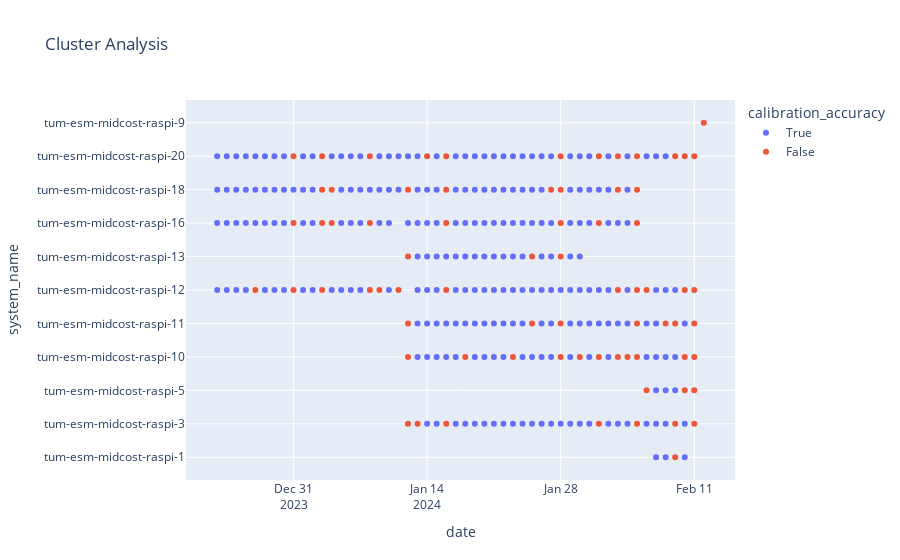
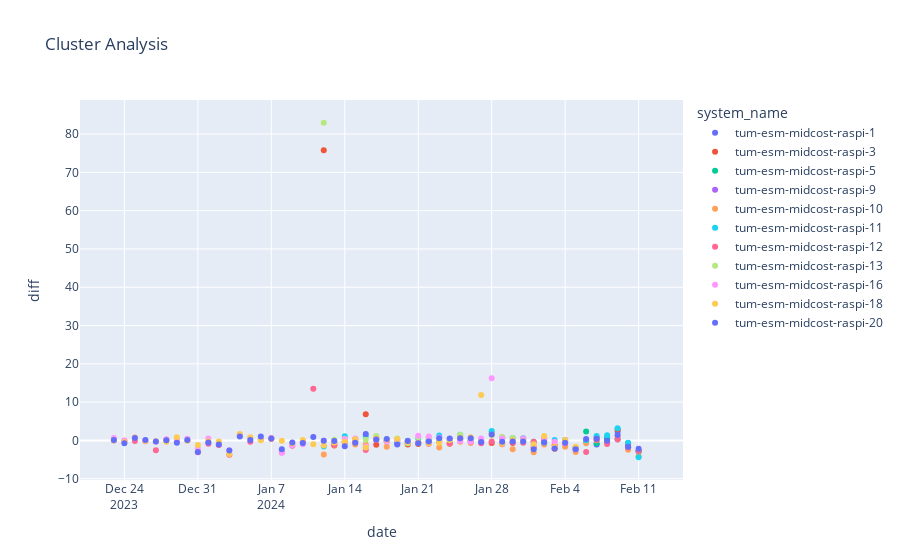

These figures' notebook cell, in order:
### Code cell
df_cluster_analysis = pl.concat(calibration_accuracy_masks, how="diagonal")

fig = px.scatter(df_cluster_analysis, x="date", y="system_name", title = "Cluster Analysis", color="calibration_accuracy")
fig.show()

fig = px.scatter(df_cluster_analysis, x="date", y="diff", title = "Cluster Analysis", color="system_name")
fig.show()

### Figure 1 — Plotly figure (JSON) as saved in the notebook; plotly's stock layout.template omitted (floating-point values rounded to 4 significant figures; data arrays with more than 128 entries replaced by an {"elided": "..."} marker saying what was removed)
{"data": [{"hovertemplate": "calibration_accuracy=True<br>date=%{x}<br>system_name=%{y}<extra></extra>", "legendgroup": "True", "marker": {"color": "#636efa", "symbol": "circle"}, "mode": "markers", "name": "True", "orientation": "v", "showlegend": true, "type": "scatter", "x": {"elided": "240 str values"}, "xaxis": "x", "y": {"elided": "240 str values"}, "yaxis": "y"}, {"hovertemplate": "calibration_accuracy=False<br>date=%{x}<br>system_name=%{y}<extra></extra>", "legendgroup": "False", "marker": {"color": "#EF553B", "symbol": "circle"}, "mode": "markers", "name": "False", "orientation": "v", "showlegend": true, "type": "scatter", "x": ["2024-02-09T00:00:00", "2024-01-12T00:00:00", "2024-01-13T00:00:00", "2024-01-16T00:00:00", "2024-02-01T00:00:00", "2024-02-05T00:00:00", "2024-02-09T00:00:00", "2024-02-11T00:00:00", "2024-02-06T00:00:00", "2024-02-10T00:00:00", "2024-02-11T00:00:00", "2024-02-12T00:00:00", "2024-01-12T00:00:00", "2024-01-18T00:00:00", "2024-01-23T00:00:00", "2024-01-28T00:00:00", "2024-01-30T00:00:00", "2024-02-01T00:00:00", "2024-02-03T00:00:00", "2024-02-04T00:00:00", "2024-02-05T00:00:00", "2024-02-10T00:00:00", "2024-02-11T00:00:00", "2024-01-12T00:00:00", "2024-01-25T00:00:00", "2024-01-28T00:00:00", "2024-02-05T00:00:00", "2024-02-08T00:00:00", "2024-02-09T00:00:00", "2024-02-11T00:00:00", "2023-12-27T00:00:00", "2023-12-31T00:00:00", "2024-01-03T00:00:00", "2024-01-08T00:00:00", "2024-01-09T00:00:00", "2024-01-11T00:00:00", "2024-01-16T00:00:00", "2024-02-03T00:00:00", "2024-02-05T00:00:00", "2024-02-06T00:00:00", "2024-02-10T00:00:00", "2024-02-11T00:00:00", "2024-01-12T00:00:00", "2024-01-25T00:00:00", "2024-01-28T00:00:00", "2023-12-31T00:00:00", "2024-01-03T00:00:00", "2024-01-04T00:00:00", "2024-01-08T00:00:00", "2024-01-16T00:00:00", "2024-01-28T00:00:00", "2024-02-01T00:00:00", "2024-02-05T00:00:00", "2024-01-03T00:00:00", "2024-01-04T00:00:00", "2024-01-12T00:00:00", "2024-01-16T00:00:00", "2024-01-27T00:00:00", "2024-01-28T00:00:00", "2024-02-03T00:00:00", "2024-02-05T00:00:00", "2023-12-31T00:00:00", "2024-01-03T00:00:00", "2024-01-08T00:00:00", "2024-01-14T00:00:00", "2024-01-16T00:00:00", "2024-01-28T00:00:00", "2024-02-01T00:00:00", "2024-02-03T00:00:00", "2024-02-05T00:00:00", "2024-02-09T00:00:00", "2024-02-10T00:00:00", "2024-02-11T00:00:00"], "xaxis": "x", "y": ["tum-esm-midcost-raspi-1", "tum-esm-midcost-raspi-3", "tum-esm-midcost-raspi-3", "tum-esm-midcost-raspi-3", "tum-esm-midcost-raspi-3", "tum-esm-midcost-raspi-3", "tum-esm-midcost-raspi-3", "tum-esm-midcost-raspi-3", "tum-esm-midcost-raspi-5", "tum-esm-midcost-raspi-5", "tum-esm-midcost-raspi-5", "tum-esm-midcost-raspi-9", "tum-esm-midcost-raspi-10", "tum-esm-midcost-raspi-10", "tum-esm-midcost-raspi-10", "tum-esm-midcost-raspi-10", "tum-esm-midcost-raspi-10", "tum-esm-midcost-raspi-10", "tum-esm-midcost-raspi-10", "tum-esm-midcost-raspi-10", "tum-esm-midcost-raspi-10", "tum-esm-midcost-raspi-10", "tum-esm-midcost-raspi-10", "tum-esm-midcost-raspi-11", "tum-esm-midcost-raspi-11", "tum-esm-midcost-raspi-11", "tum-esm-midcost-raspi-11", "tum-esm-midcost-raspi-11", "tum-esm-midcost-raspi-11", "tum-esm-midcost-raspi-11", "tum-esm-midcost-raspi-12", "tum-esm-midcost-raspi-12", "tum-esm-midcost-raspi-12", "tum-esm-midcost-raspi-12", "tum-esm-midcost-raspi-12", "tum-esm-midcost-raspi-12", "tum-esm-midcost-raspi-12", "tum-esm-midcost-raspi-12", "tum-esm-midcost-raspi-12", "tum-esm-midcost-raspi-12", "tum-esm-midcost-raspi-12", "tum-esm-midcost-raspi-12", "tum-esm-midcost-raspi-13", "tum-esm-midcost-raspi-13", "tum-esm-midcost-raspi-13", "tum-esm-midcost-raspi-16", "tum-esm-midcost-raspi-16", "tum-esm-midcost-raspi-16", "tum-esm-midcost-raspi-16", "tum-esm-midcost-raspi-16", "tum-esm-midcost-raspi-16", "tum-esm-midcost-raspi-16", "tum-esm-midcost-raspi-16", "tum-esm-midcost-raspi-18", "tum-esm-midcost-raspi-18", "tum-esm-midcost-raspi-18", "tum-esm-midcost-raspi-18", "tum-esm-midcost-raspi-18", "tum-esm-midcost-raspi-18", "tum-esm-midcost-raspi-18", "tum-esm-midcost-raspi-18", "tum-esm-midcost-raspi-20", "tum-esm-midcost-raspi-20", "tum-esm-midcost-raspi-20", "tum-esm-midcost-raspi-20", "tum-esm-midcost-raspi-20", "tum-esm-midcost-raspi-20", "tum-esm-midcost-raspi-20", "tum-esm-midcost-raspi-20", "tum-esm-midcost-raspi-20", "tum-esm-midcost-raspi-20", "tum-esm-midcost-raspi-20", "tum-esm-midcost-raspi-20"], "yaxis": "y"}], "layout": {"legend": {"title": {"text": "calibration_accuracy"}, "tracegroupgap": 0}, "title": {"text": "Cluster Analysis"}, "xaxis": {"anchor": "y", "domain": [0, 1], "title": {"text": "date"}}, "yaxis": {"anchor": "x", "domain": [0, 1], "title": {"text": "system_name"}}}}

### Figure 2 — Plotly figure (JSON) as saved in the notebook; plotly's stock layout.template omitted (floating-point values rounded to 4 significant figures)
{"data": [{"hovertemplate": "system_name=tum-esm-midcost-raspi-1<br>date=%{x}<br>diff=%{y}<extra></extra>", "legendgroup": "tum-esm-midcost-raspi-1", "marker": {"color": "#636efa", "symbol": "circle"}, "mode": "markers", "name": "tum-esm-midcost-raspi-1", "orientation": "v", "showlegend": true, "type": "scatter", "x": ["2024-02-07T00:00:00", "2024-02-08T00:00:00", "2024-02-09T00:00:00", "2024-02-10T00:00:00"], "xaxis": "x", "y": [-1.077, 0.6488, 2.359, -0.8488], "yaxis": "y"}, {"hovertemplate": "system_name=tum-esm-midcost-raspi-3<br>date=%{x}<br>diff=%{y}<extra></extra>", "legendgroup": "tum-esm-midcost-raspi-3", "marker": {"color": "#EF553B", "symbol": "circle"}, "mode": "markers", "name": "tum-esm-midcost-raspi-3", "orientation": "v", "showlegend": true, "type": "scatter", "x": ["2024-01-12T00:00:00", "2024-01-13T00:00:00", "2024-01-14T00:00:00", "2024-01-15T00:00:00", "2024-01-16T00:00:00", "2024-01-17T00:00:00", "2024-01-18T00:00:00", "2024-01-19T00:00:00", "2024-01-20T00:00:00", "2024-01-21T00:00:00", "2024-01-22T00:00:00", "2024-01-23T00:00:00", "2024-01-24T00:00:00", "2024-01-25T00:00:00", "2024-01-26T00:00:00", "2024-01-27T00:00:00", "2024-01-28T00:00:00", "2024-01-29T00:00:00", "2024-01-30T00:00:00", "2024-01-31T00:00:00", "2024-02-01T00:00:00", "2024-02-02T00:00:00", "2024-02-03T00:00:00", "2024-02-04T00:00:00", "2024-02-05T00:00:00", "2024-02-06T00:00:00", "2024-02-07T00:00:00", "2024-02-08T00:00:00", "2024-02-09T00:00:00", "2024-02-10T00:00:00", "2024-02-11T00:00:00"], "xaxis": "x", "y": [75.77, -1.352, -0.2132, -0.3219, 6.821, -1.149, -0.1787, -0.8205, -1.05, -0.9125, -0.2452, -0.3616, -0.8895, 0.1536, -0.09909, -0.05352, -0.6933, 0.6972, -0.6652, 0.4088, -1.835, 0.1091, -1.27, 0.07721, -1.922, -0.2071, 0.7484, 0.1535, 2.826, -0.7505, -2.816], "yaxis": "y"}, {"hovertemplate": "system_name=tum-esm-midcost-raspi-5<br>date=%{x}<br>diff=%{y}<extra></extra>", "legendgroup": "tum-esm-midcost-raspi-5", "marker": {"color": "#00cc96", "symbol": "circle"}, "mode": "markers", "name": "tum-esm-midcost-raspi-5", "orientation": "v", "showlegend": true, "type": "scatter", "x": ["2024-02-06T00:00:00", "2024-02-07T00:00:00", "2024-02-08T00:00:00", "2024-02-09T00:00:00", "2024-02-10T00:00:00", "2024-02-11T00:00:00"], "xaxis": "x", "y": [2.322, -0.7242, 0.3848, 0.3284, -1.811, -2.899], "yaxis": "y"}, {"hovertemplate": "system_name=tum-esm-midcost-raspi-9<br>date=%{x}<br>diff=%{y}<extra></extra>", "legendgroup": "tum-esm-midcost-raspi-9", "marker": {"color": "#ab63fa", "symbol": "circle"}, "mode": "markers", "name": "tum-esm-midcost-raspi-9", "orientation": "v", "showlegend": true, "type": "scatter", "x": ["2024-02-12T00:00:00"], "xaxis": "x", "y": [null], "yaxis": "y"}, {"hovertemplate": "system_name=tum-esm-midcost-raspi-10<br>date=%{x}<br>diff=%{y}<extra></extra>", "legendgroup": "tum-esm-midcost-raspi-10", "marker": {"color": "#FFA15A", "symbol": "circle"}, "mode": "markers", "name": "tum-esm-midcost-raspi-10", "orientation": "v", "showlegend": true, "type": "scatter", "x": ["2024-01-12T00:00:00", "2024-01-13T00:00:00", "2024-01-14T00:00:00", "2024-01-15T00:00:00", "2024-01-16T00:00:00", "2024-01-17T00:00:00", "2024-01-18T00:00:00", "2024-01-19T00:00:00", "2024-01-20T00:00:00", "2024-01-21T00:00:00", "2024-01-22T00:00:00", "2024-01-23T00:00:00", "2024-01-24T00:00:00", "2024-01-25T00:00:00", "2024-01-26T00:00:00", "2024-01-27T00:00:00", "2024-01-28T00:00:00", "2024-01-29T00:00:00", "2024-01-30T00:00:00", "2024-01-31T00:00:00", "2024-02-01T00:00:00", "2024-02-02T00:00:00", "2024-02-03T00:00:00", "2024-02-04T00:00:00", "2024-02-05T00:00:00", "2024-02-06T00:00:00", "2024-02-07T00:00:00", "2024-02-08T00:00:00", "2024-02-09T00:00:00", "2024-02-10T00:00:00", "2024-02-11T00:00:00"], "xaxis": "x", "y": [-3.687, -1.189, -0.4287, -1.033, -1.051, 0.8002, -1.653, -0.6845, -0.664, -0.5309, 0.2121, -1.864, -0.8152, -0.3526, -0.686, -0.4506, 2.032, 0.6322, -2.331, -0.2181, -3.108, -1.076, -2.214, -1.644, -3.002, -0.7042, 0.02912, -0.5321, 1.043, -2.399, -4.109], "yaxis": "y"}, {"hovertemplate": "system_name=tum-esm-midcost-raspi-11<br>date=%{x}<br>diff=%{y}<extra></extra>", "legendgroup": "tum-esm-midcost-raspi-11", "marker": {"color": "#19d3f3", "symbol": "circle"}, "mode": "markers", "name": "tum-esm-midcost-raspi-11", "orientation": "v", "showlegend": true, "type": "scatter", "x": ["2024-01-12T00:00:00", "2024-01-13T00:00:00", "2024-01-14T00:00:00", "2024-01-15T00:00:00", "2024-01-16T00:00:00", "2024-01-17T00:00:00", "2024-01-18T00:00:00", "2024-01-19T00:00:00", "2024-01-20T00:00:00", "2024-01-21T00:00:00", "2024-01-22T00:00:00", "2024-01-23T00:00:00", "2024-01-24T00:00:00", "2024-01-25T00:00:00", "2024-01-26T00:00:00", "2024-01-27T00:00:00", "2024-01-28T00:00:00", "2024-01-29T00:00:00", "2024-01-30T00:00:00", "2024-01-31T00:00:00", "2024-02-01T00:00:00", "2024-02-02T00:00:00", "2024-02-03T00:00:00", "2024-02-04T00:00:00", "2024-02-05T00:00:00", "2024-02-06T00:00:00", "2024-02-07T00:00:00", "2024-02-08T00:00:00", "2024-02-09T00:00:00", "2024-02-10T00:00:00", "2024-02-11T00:00:00"], "xaxis": "x", "y": [-1.561, -0.5732, 1.11, 0.3179, 1.181, 0.2635, -0.01181, -0.5117, -0.07241, 0.4305, -0.09423, 1.278, -0.03236, 1.516, -0.112, -0.1575, 2.476, 0.6547, 0.6112, 0.5736, -0.3479, -0.5473, 0.09943, 0.08314, -1.962, 0.07599, 1.13, 1.383, 3.198, -0.6223, -4.39], "yaxis": "y"}, {"hovertemplate": "system_name=tum-esm-midcost-raspi-12<br>date=%{x}<br>diff=%{y}<extra></extra>", "legendgroup": "tum-esm-midcost-raspi-12", "marker": {"color": "#FF6692", "symbol": "circle"}, "mode": "markers", "name": "tum-esm-midcost-raspi-12", "orientation": "v", "showlegend": true, "type": "scatter", "x": ["2023-12-23T00:00:00", "2023-12-24T00:00:00", "2023-12-25T00:00:00", "2023-12-26T00:00:00", "2023-12-27T00:00:00", "2023-12-28T00:00:00", "2023-12-29T00:00:00", "2023-12-30T00:00:00", "2023-12-31T00:00:00", "2024-01-01T00:00:00", "2024-01-02T00:00:00", "2024-01-03T00:00:00", "2024-01-04T00:00:00", "2024-01-05T00:00:00", "2024-01-06T00:00:00", "2024-01-07T00:00:00", "2024-01-08T00:00:00", "2024-01-09T00:00:00", "2024-01-10T00:00:00", "2024-01-11T00:00:00", "2024-01-13T00:00:00", "2024-01-14T00:00:00", "2024-01-15T00:00:00", "2024-01-16T00:00:00", "2024-01-17T00:00:00", "2024-01-18T00:00:00", "2024-01-19T00:00:00", "2024-01-20T00:00:00", "2024-01-21T00:00:00", "2024-01-22T00:00:00", "2024-01-23T00:00:00", "2024-01-24T00:00:00", "2024-01-25T00:00:00", "2024-01-26T00:00:00", "2024-01-27T00:00:00", "2024-01-28T00:00:00", "2024-01-29T00:00:00", "2024-01-30T00:00:00", "2024-01-31T00:00:00", "2024-02-01T00:00:00", "2024-02-02T00:00:00", "2024-02-03T00:00:00", "2024-02-04T00:00:00", "2024-02-05T00:00:00", "2024-02-06T00:00:00", "2024-02-07T00:00:00", "2024-02-08T00:00:00", "2024-02-09T00:00:00", "2024-02-10T00:00:00", "2024-02-11T00:00:00"], "xaxis": "x", "y": [0.01134, -0.109, -0.1233, -0.05093, -2.564, 0.2016, -0.1186, 0.0606, -3.07, -0.8626, -1.219, -3.733, 1.264, -0.3298, 0.2522, 0.3453, -3.121, -1.387, -0.2103, 13.47, -1.141, -0.5607, 0.196, -2.494, 0.1407, -0.1994, 0.04599, -0.6918, -0.5953, -0.8971, -0.1061, -0.7338, 0.8025, -0.2845, -0.7655, -0.2641, -1.018, -0.5116, -0.5789, -0.3392, 0.4126, -2.093, -0.8013, -2.32, -3.042, 0.1918, -0.9279, 0.215, -1.858, -2.74], "yaxis": "y"}, {"hovertemplate": "system_name=tum-esm-midcost-raspi-13<br>date=%{x}<br>diff=%{y}<extra></extra>", "legendgroup": "tum-esm-midcost-raspi-13", "marker": {"color": "#B6E880", "symbol": "circle"}, "mode": "markers", "name": "tum-esm-midcost-raspi-13", "orientation": "v", "showlegend": true, "type": "scatter", "x": ["2024-01-12T00:00:00", "2024-01-13T00:00:00", "2024-01-14T00:00:00", "2024-01-15T00:00:00", "2024-01-16T00:00:00", "2024-01-17T00:00:00", "2024-01-18T00:00:00", "2024-01-19T00:00:00", "2024-01-20T00:00:00", "2024-01-21T00:00:00", "2024-01-22T00:00:00", "2024-01-23T00:00:00", "2024-01-24T00:00:00", "2024-01-25T00:00:00", "2024-01-26T00:00:00", "2024-01-27T00:00:00", "2024-01-28T00:00:00", "2024-01-29T00:00:00", "2024-01-30T00:00:00"], "xaxis": "x", "y": [82.95, 0.2032, 0.4318, 0.3488, 0.1937, 1.148, 0.3313, 0.5044, -0.7287, 0.8489, 0.7605, 0.09576, 0.2524, 1.516, 0.1663, 0.2876, 1.389, 0.98, 0.6305], "yaxis": "y"}, {"hovertemplate": "system_name=tum-esm-midcost-raspi-16<br>date=%{x}<br>diff=%{y}<extra></extra>", "legendgroup": "tum-esm-midcost-raspi-16", "marker": {"color": "#FF97FF", "symbol": "circle"}, "mode": "markers", "name": "tum-esm-midcost-raspi-16", "orientation": "v", "showlegend": true, "type": "scatter", "x": ["2023-12-23T00:00:00", "2023-12-24T00:00:00", "2023-12-25T00:00:00", "2023-12-26T00:00:00", "2023-12-27T00:00:00", "2023-12-28T00:00:00", "2023-12-29T00:00:00", "2023-12-30T00:00:00", "2023-12-31T00:00:00", "2024-01-01T00:00:00", "2024-01-02T00:00:00", "2024-01-03T00:00:00", "2024-01-04T00:00:00", "2024-01-05T00:00:00", "2024-01-06T00:00:00", "2024-01-07T00:00:00", "2024-01-08T00:00:00", "2024-01-09T00:00:00", "2024-01-10T00:00:00", "2024-01-12T00:00:00", "2024-01-13T00:00:00", "2024-01-14T00:00:00", "2024-01-15T00:00:00", "2024-01-16T00:00:00", "2024-01-17T00:00:00", "2024-01-18T00:00:00", "2024-01-19T00:00:00", "2024-01-20T00:00:00", "2024-01-21T00:00:00", "2024-01-22T00:00:00", "2024-01-23T00:00:00", "2024-01-24T00:00:00", "2024-01-25T00:00:00", "2024-01-26T00:00:00", "2024-01-27T00:00:00", "2024-01-28T00:00:00", "2024-01-29T00:00:00", "2024-01-30T00:00:00", "2024-01-31T00:00:00", "2024-02-01T00:00:00", "2024-02-02T00:00:00", "2024-02-03T00:00:00", "2024-02-04T00:00:00", "2024-02-05T00:00:00"], "xaxis": "x", "y": [0.63, 0.001352, 0.7504, -0.2725, -0.3576, 0.3053, 0.1945, 0.4186, -2.165, 0.5086, -0.6793, -2.539, 1.509, 0.6921, 0.2526, 0.7274, -3.184, -1.276, -0.9658, -0.09184, -0.3039, 0.3862, 0.4933, -1.573, 0.3839, -0.3039, 0.05901, -0.1283, 1.2, 1.048, 0.7443, 0.3559, -0.1366, -0.3494, 0.5205, 16.27, 0.5273, -0.1628, 0.5173, -1.353, 0.5529, -0.3186, -0.5856, -2.295], "yaxis": "y"}, {"hovertemplate": "system_name=tum-esm-midcost-raspi-18<br>date=%{x}<br>diff=%{y}<extra></extra>", "legendgroup": "tum-esm-midcost-raspi-18", "marker": {"color": "#FECB52", "symbol": "circle"}, "mode": "markers", "name": "tum-esm-midcost-raspi-18", "orientation": "v", "showlegend": true, "type": "scatter", "x": ["2023-12-23T00:00:00", "2023-12-24T00:00:00", "2023-12-25T00:00:00", "2023-12-26T00:00:00", "2023-12-27T00:00:00", "2023-12-28T00:00:00", "2023-12-29T00:00:00", "2023-12-30T00:00:00", "2023-12-31T00:00:00", "2024-01-01T00:00:00", "2024-01-02T00:00:00", "2024-01-03T00:00:00", "2024-01-04T00:00:00", "2024-01-05T00:00:00", "2024-01-06T00:00:00", "2024-01-07T00:00:00", "2024-01-08T00:00:00", "2024-01-09T00:00:00", "2024-01-10T00:00:00", "2024-01-11T00:00:00", "2024-01-12T00:00:00", "2024-01-13T00:00:00", "2024-01-14T00:00:00", "2024-01-15T00:00:00", "2024-01-16T00:00:00", "2024-01-17T00:00:00", "2024-01-18T00:00:00", "2024-01-19T00:00:00", "2024-01-20T00:00:00", "2024-01-21T00:00:00", "2024-01-22T00:00:00", "2024-01-23T00:00:00", "2024-01-24T00:00:00", "2024-01-25T00:00:00", "2024-01-26T00:00:00", "2024-01-27T00:00:00", "2024-01-28T00:00:00", "2024-01-29T00:00:00", "2024-01-30T00:00:00", "2024-01-31T00:00:00", "2024-02-01T00:00:00", "2024-02-02T00:00:00", "2024-02-03T00:00:00", "2024-02-04T00:00:00", "2024-02-05T00:00:00"], "xaxis": "x", "y": [0.05519, -0.3834, 0.7746, -0.1319, -0.2273, -0.3103, 0.847, -0.1012, -1.201, -0.2106, -0.31, -3.549, 1.694, 0.8034, 0.03774, 0.5305, -0.09653, -0.7025, 0.1212, -0.9877, -1.301, -0.533, -0.3649, 0.3317, -1.861, 0.5007, 0.171, 0.3005, -0.4295, -0.6409, -0.7533, -0.6298, 0.1191, 0.7707, 0.8343, 11.87, 1.514, -0.8658, 0.0905, -0.2027, -0.994, 1.184, -1.626, 0.1463, -1.628], "yaxis": "y"}, {"hovertemplate": "system_name=tum-esm-midcost-raspi-20<br>date=%{x}<br>diff=%{y}<extra></extra>", "legendgroup": "tum-esm-midcost-raspi-20", "marker": {"color": "#636efa", "symbol": "circle"}, "mode": "markers", "name": "tum-esm-midcost-raspi-20", "orientation": "v", "showlegend": true, "type": "scatter", "x": ["2023-12-23T00:00:00", "2023-12-24T00:00:00", "2023-12-25T00:00:00", "2023-12-26T00:00:00", "2023-12-27T00:00:00", "2023-12-28T00:00:00", "2023-12-29T00:00:00", "2023-12-30T00:00:00", "2023-12-31T00:00:00", "2024-01-01T00:00:00", "2024-01-02T00:00:00", "2024-01-03T00:00:00", "2024-01-04T00:00:00", "2024-01-05T00:00:00", "2024-01-06T00:00:00", "2024-01-07T00:00:00", "2024-01-08T00:00:00", "2024-01-09T00:00:00", "2024-01-10T00:00:00", "2024-01-11T00:00:00", "2024-01-12T00:00:00", "2024-01-13T00:00:00", "2024-01-14T00:00:00", "2024-01-15T00:00:00", "2024-01-16T00:00:00", "2024-01-17T00:00:00", "2024-01-18T00:00:00", "2024-01-19T00:00:00", "2024-01-20T00:00:00", "2024-01-21T00:00:00", "2024-01-22T00:00:00", "2024-01-23T00:00:00", "2024-01-24T00:00:00", "2024-01-25T00:00:00", "2024-01-26T00:00:00", "2024-01-27T00:00:00", "2024-01-28T00:00:00", "2024-01-29T00:00:00", "2024-01-30T00:00:00", "2024-01-31T00:00:00", "2024-02-01T00:00:00", "2024-02-02T00:00:00", "2024-02-03T00:00:00", "2024-02-04T00:00:00", "2024-02-05T00:00:00", "2024-02-06T00:00:00", "2024-02-07T00:00:00", "2024-02-08T00:00:00", "2024-02-09T00:00:00", "2024-02-10T00:00:00", "2024-02-11T00:00:00"], "xaxis": "x", "y": [0.08936, -0.7546, 0.624, 0.103, -0.3039, 0.04051, -0.5798, 0.08626, -3.014, -0.5253, -1.029, -2.619, 1.047, 0.1343, 1.044, 0.5029, -2.317, -0.5105, -0.6809, 0.8819, -0.07795, -0.1253, -1.51, -0.635, 1.696, 0.2501, 0.3477, -1.057, -0.1489, -0.7242, -0.3085, 0.5386, 0.5174, 0.5717, 0.5883, -0.4184, 1.551, -0.3682, -0.2942, -0.2711, -2.327, -0.4427, -2.133, -0.5852, -2.333, 0.3532, 0.4298, -0.06521, 1.388, -1.643, -2.193], "yaxis": "y"}], "layout": {"legend": {"title": {"text": "system_name"}, "tracegroupgap": 0}, "title": {"text": "Cluster Analysis"}, "xaxis": {"anchor": "y", "domain": [0, 1], "title": {"text": "date"}}, "yaxis": {"anchor": "x", "domain": [0, 1], "title": {"text": "diff"}}}}
